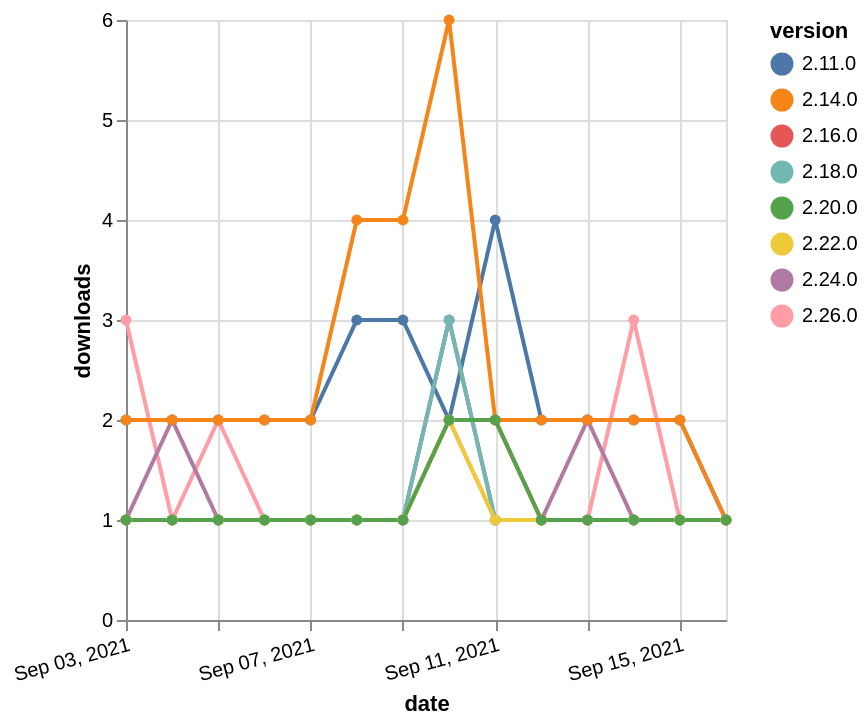

Write a Vega-Lite specification for this figure.
### Vega-Lite specification from a JSON file in a GitHub repository (floating-point values rounded to 4 significant figures)
{"$schema": "https://vega.github.io/schema/vega-lite/v5.json", "description": "A simple bar chart with embedded data.", "data": {"values": [{"date": "2021-09-03", "total": 2332, "delta": 2, "version": "2.11.0"}, {"date": "2021-09-04", "total": 2334, "delta": 2, "version": "2.11.0"}, {"date": "2021-09-05", "total": 2336, "delta": 2, "version": "2.11.0"}, {"date": "2021-09-06", "total": 2338, "delta": 2, "version": "2.11.0"}, {"date": "2021-09-07", "total": 2340, "delta": 2, "version": "2.11.0"}, {"date": "2021-09-08", "total": 2343, "delta": 3, "version": "2.11.0"}, {"date": "2021-09-09", "total": 2346, "delta": 3, "version": "2.11.0"}, {"date": "2021-09-10", "total": 2348, "delta": 2, "version": "2.11.0"}, {"date": "2021-09-11", "total": 2352, "delta": 4, "version": "2.11.0"}, {"date": "2021-09-12", "total": 2354, "delta": 2, "version": "2.11.0"}, {"date": "2021-09-13", "total": 2356, "delta": 2, "version": "2.11.0"}, {"date": "2021-09-14", "total": 2358, "delta": 2, "version": "2.11.0"}, {"date": "2021-09-15", "total": 2360, "delta": 2, "version": "2.11.0"}, {"date": "2021-09-16", "total": 2361, "delta": 1, "version": "2.11.0"}, {"date": "2021-09-03", "total": 251, "delta": 1, "version": "2.16.0"}, {"date": "2021-09-04", "total": 252, "delta": 1, "version": "2.16.0"}, {"date": "2021-09-05", "total": 253, "delta": 1, "version": "2.16.0"}, {"date": "2021-09-06", "total": 254, "delta": 1, "version": "2.16.0"}, {"date": "2021-09-07", "total": 255, "delta": 1, "version": "2.16.0"}, {"date": "2021-09-08", "total": 256, "delta": 1, "version": "2.16.0"}, {"date": "2021-09-09", "total": 257, "delta": 1, "version": "2.16.0"}, {"date": "2021-09-10", "total": 259, "delta": 2, "version": "2.16.0"}, {"date": "2021-09-11", "total": 261, "delta": 2, "version": "2.16.0"}, {"date": "2021-09-12", "total": 262, "delta": 1, "version": "2.16.0"}, {"date": "2021-09-13", "total": 263, "delta": 1, "version": "2.16.0"}, {"date": "2021-09-14", "total": 264, "delta": 1, "version": "2.16.0"}, {"date": "2021-09-15", "total": 265, "delta": 1, "version": "2.16.0"}, {"date": "2021-09-16", "total": 266, "delta": 1, "version": "2.16.0"}, {"date": "2021-09-03", "total": 120, "delta": 3, "version": "2.26.0"}, {"date": "2021-09-04", "total": 121, "delta": 1, "version": "2.26.0"}, {"date": "2021-09-05", "total": 123, "delta": 2, "version": "2.26.0"}, {"date": "2021-09-06", "total": 124, "delta": 1, "version": "2.26.0"}, {"date": "2021-09-07", "total": 125, "delta": 1, "version": "2.26.0"}, {"date": "2021-09-08", "total": 126, "delta": 1, "version": "2.26.0"}, {"date": "2021-09-09", "total": 127, "delta": 1, "version": "2.26.0"}, {"date": "2021-09-10", "total": 129, "delta": 2, "version": "2.26.0"}, {"date": "2021-09-11", "total": 130, "delta": 1, "version": "2.26.0"}, {"date": "2021-09-12", "total": 131, "delta": 1, "version": "2.26.0"}, {"date": "2021-09-13", "total": 132, "delta": 1, "version": "2.26.0"}, {"date": "2021-09-14", "total": 135, "delta": 3, "version": "2.26.0"}, {"date": "2021-09-15", "total": 136, "delta": 1, "version": "2.26.0"}, {"date": "2021-09-16", "total": 137, "delta": 1, "version": "2.26.0"}, {"date": "2021-09-03", "total": 191, "delta": 1, "version": "2.24.0"}, {"date": "2021-09-04", "total": 193, "delta": 2, "version": "2.24.0"}, {"date": "2021-09-05", "total": 194, "delta": 1, "version": "2.24.0"}, {"date": "2021-09-06", "total": 195, "delta": 1, "version": "2.24.0"}, {"date": "2021-09-07", "total": 196, "delta": 1, "version": "2.24.0"}, {"date": "2021-09-08", "total": 197, "delta": 1, "version": "2.24.0"}, {"date": "2021-09-09", "total": 198, "delta": 1, "version": "2.24.0"}, {"date": "2021-09-10", "total": 201, "delta": 3, "version": "2.24.0"}, {"date": "2021-09-11", "total": 202, "delta": 1, "version": "2.24.0"}, {"date": "2021-09-12", "total": 203, "delta": 1, "version": "2.24.0"}, {"date": "2021-09-13", "total": 205, "delta": 2, "version": "2.24.0"}, {"date": "2021-09-14", "total": 206, "delta": 1, "version": "2.24.0"}, {"date": "2021-09-15", "total": 207, "delta": 1, "version": "2.24.0"}, {"date": "2021-09-16", "total": 208, "delta": 1, "version": "2.24.0"}, {"date": "2021-09-03", "total": 192, "delta": 1, "version": "2.18.0"}, {"date": "2021-09-04", "total": 193, "delta": 1, "version": "2.18.0"}, {"date": "2021-09-05", "total": 194, "delta": 1, "version": "2.18.0"}, {"date": "2021-09-06", "total": 195, "delta": 1, "version": "2.18.0"}, {"date": "2021-09-07", "total": 196, "delta": 1, "version": "2.18.0"}, {"date": "2021-09-08", "total": 197, "delta": 1, "version": "2.18.0"}, {"date": "2021-09-09", "total": 198, "delta": 1, "version": "2.18.0"}, {"date": "2021-09-10", "total": 201, "delta": 3, "version": "2.18.0"}, {"date": "2021-09-11", "total": 202, "delta": 1, "version": "2.18.0"}, {"date": "2021-09-12", "total": 203, "delta": 1, "version": "2.18.0"}, {"date": "2021-09-13", "total": 204, "delta": 1, "version": "2.18.0"}, {"date": "2021-09-14", "total": 205, "delta": 1, "version": "2.18.0"}, {"date": "2021-09-15", "total": 206, "delta": 1, "version": "2.18.0"}, {"date": "2021-09-16", "total": 207, "delta": 1, "version": "2.18.0"}, {"date": "2021-09-03", "total": 2529, "delta": 2, "version": "2.14.0"}, {"date": "2021-09-04", "total": 2531, "delta": 2, "version": "2.14.0"}, {"date": "2021-09-05", "total": 2533, "delta": 2, "version": "2.14.0"}, {"date": "2021-09-06", "total": 2535, "delta": 2, "version": "2.14.0"}, {"date": "2021-09-07", "total": 2537, "delta": 2, "version": "2.14.0"}, {"date": "2021-09-08", "total": 2541, "delta": 4, "version": "2.14.0"}, {"date": "2021-09-09", "total": 2545, "delta": 4, "version": "2.14.0"}, {"date": "2021-09-10", "total": 2551, "delta": 6, "version": "2.14.0"}, {"date": "2021-09-11", "total": 2553, "delta": 2, "version": "2.14.0"}, {"date": "2021-09-12", "total": 2555, "delta": 2, "version": "2.14.0"}, {"date": "2021-09-13", "total": 2557, "delta": 2, "version": "2.14.0"}, {"date": "2021-09-14", "total": 2559, "delta": 2, "version": "2.14.0"}, {"date": "2021-09-15", "total": 2561, "delta": 2, "version": "2.14.0"}, {"date": "2021-09-16", "total": 2562, "delta": 1, "version": "2.14.0"}, {"date": "2021-09-03", "total": 170, "delta": 1, "version": "2.22.0"}, {"date": "2021-09-04", "total": 171, "delta": 1, "version": "2.22.0"}, {"date": "2021-09-05", "total": 172, "delta": 1, "version": "2.22.0"}, {"date": "2021-09-06", "total": 173, "delta": 1, "version": "2.22.0"}, {"date": "2021-09-07", "total": 174, "delta": 1, "version": "2.22.0"}, {"date": "2021-09-08", "total": 175, "delta": 1, "version": "2.22.0"}, {"date": "2021-09-09", "total": 176, "delta": 1, "version": "2.22.0"}, {"date": "2021-09-10", "total": 178, "delta": 2, "version": "2.22.0"}, {"date": "2021-09-11", "total": 179, "delta": 1, "version": "2.22.0"}, {"date": "2021-09-12", "total": 180, "delta": 1, "version": "2.22.0"}, {"date": "2021-09-13", "total": 181, "delta": 1, "version": "2.22.0"}, {"date": "2021-09-14", "total": 182, "delta": 1, "version": "2.22.0"}, {"date": "2021-09-15", "total": 183, "delta": 1, "version": "2.22.0"}, {"date": "2021-09-16", "total": 184, "delta": 1, "version": "2.22.0"}, {"date": "2021-09-03", "total": 189, "delta": 1, "version": "2.20.0"}, {"date": "2021-09-04", "total": 190, "delta": 1, "version": "2.20.0"}, {"date": "2021-09-05", "total": 191, "delta": 1, "version": "2.20.0"}, {"date": "2021-09-06", "total": 192, "delta": 1, "version": "2.20.0"}, {"date": "2021-09-07", "total": 193, "delta": 1, "version": "2.20.0"}, {"date": "2021-09-08", "total": 194, "delta": 1, "version": "2.20.0"}, {"date": "2021-09-09", "total": 195, "delta": 1, "version": "2.20.0"}, {"date": "2021-09-10", "total": 197, "delta": 2, "version": "2.20.0"}, {"date": "2021-09-11", "total": 199, "delta": 2, "version": "2.20.0"}, {"date": "2021-09-12", "total": 200, "delta": 1, "version": "2.20.0"}, {"date": "2021-09-13", "total": 201, "delta": 1, "version": "2.20.0"}, {"date": "2021-09-14", "total": 202, "delta": 1, "version": "2.20.0"}, {"date": "2021-09-15", "total": 203, "delta": 1, "version": "2.20.0"}, {"date": "2021-09-16", "total": 204, "delta": 1, "version": "2.20.0"}]}, "width": "container", "mark": {"type": "line", "point": {"filled": true}}, "encoding": {"x": {"field": "date", "type": "temporal", "timeUnit": "yearmonthdate", "title": "date", "axis": {"labelAngle": -15}}, "y": {"field": "delta", "type": "quantitative", "title": "downloads"}, "color": {"field": "version", "type": "nominal"}, "tooltip": {"field": "delta"}}}
